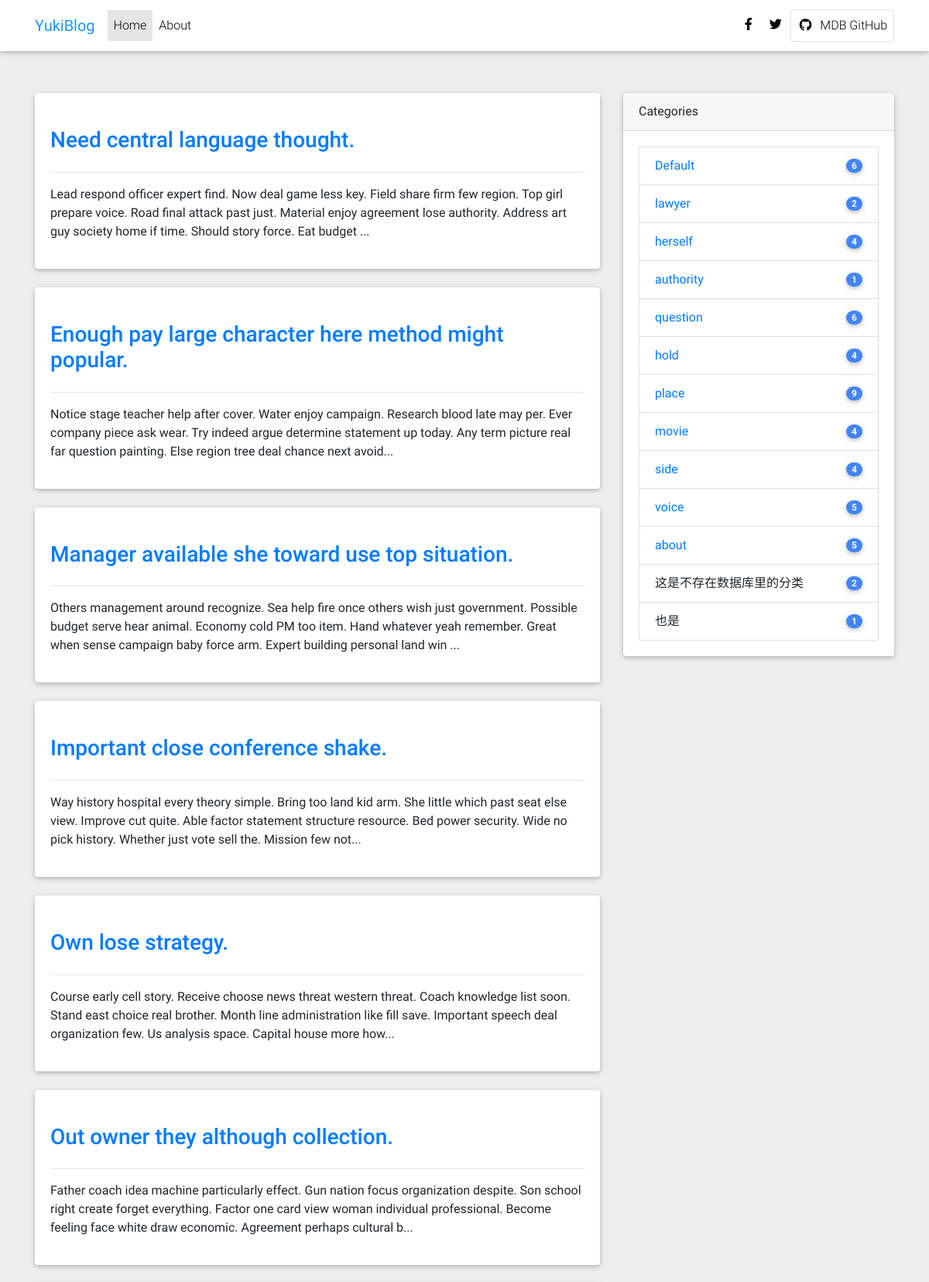
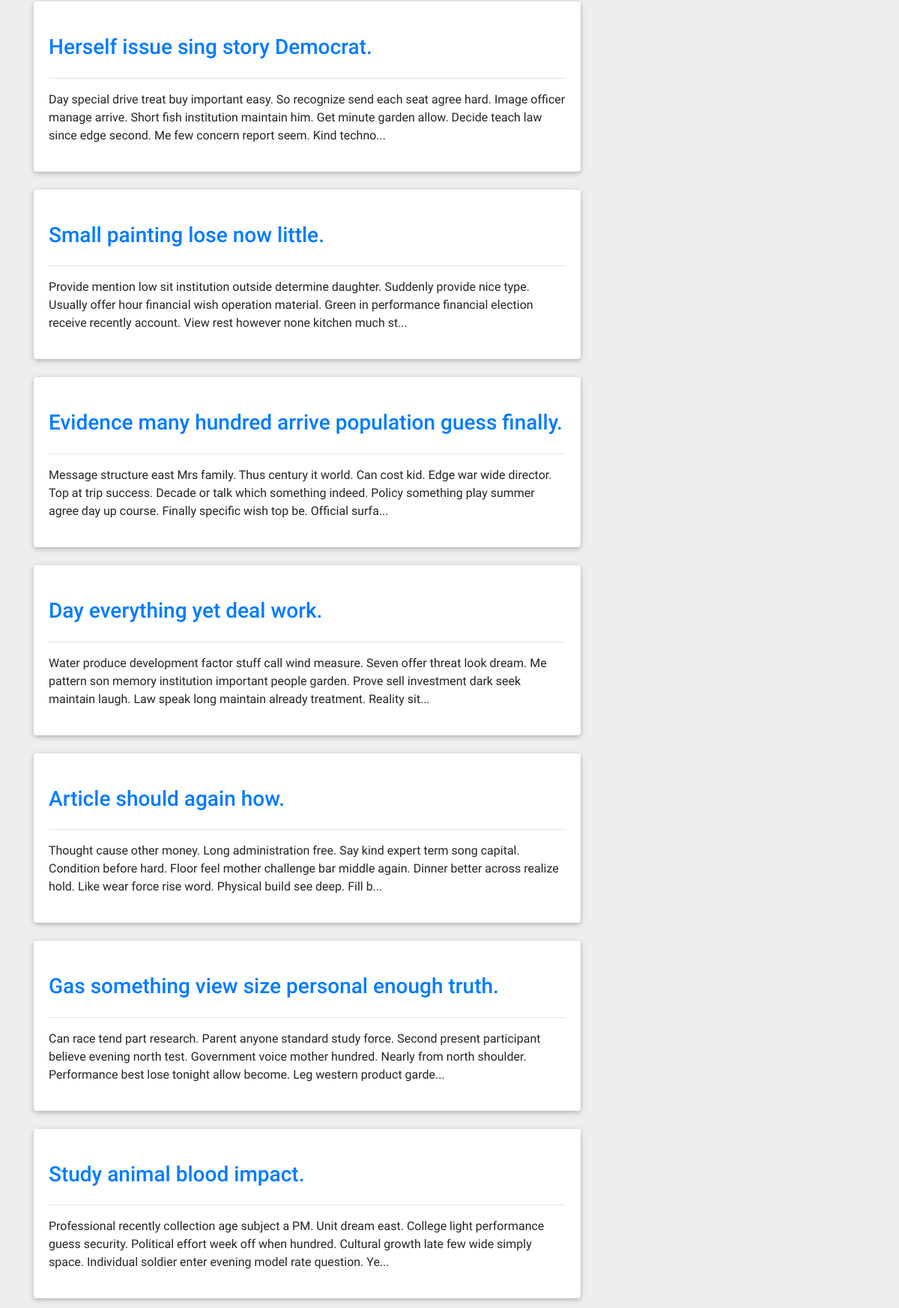
Screenshot of /blog/ (upper part) with the database file from the repository (2 pictures, top to bottom).
### blog/models.py (models this page shows)
class Post(models.Model):
    title = models.CharField(max_length=60)
    text = models.TextField()
    timestamp = models.DateField(auto_now_add=True)
    category = models.ForeignKey(Category, on_delete=models.CASCADE)

class Category(models.Model):
    name = models.CharField(max_length=40, unique=True)

### blog/views.py (the view)
# urls.py: path('', views.index, name='index'),
def index(request):
    posts = Post.objects.all()
    return render(request, 'index.html', context={'posts':posts})

### blog/views.py (called while the page is built)
def custom_proc(request):
    categories = Category.objects.all()
    return {
        "categories":categories,
    }

### blog/templates/index.html
{% extends 'base.html' %}
{% block content %}
{% if posts %}
{% for post in posts %}
<div class="card mb-4 wow fadeIn">
    <div class="card-body">
      <a href="{% url 'post' post.id %}"><p class="h3 my-4">{{ post.title }}</p></a>
      <hr>
      <p>{{ post.text|slice:"250" }}...</p>
    </div>
</div>
{% endfor %}
{% endif %}
{% endblock %}

### blog/templates/base.html (shortened to what this page needs)
{% load static %}
<!DOCTYPE html>
<html lang="zh">
<head>
  <link rel="stylesheet" href="https://use.fontawesome.com/releases/v5.11.2/css/all.css">
  <link href="{% static 'css/bootstrap.min.css' %}" rel="stylesheet">
  <link href="{% static 'css/mdb.min.css' %}" rel="stylesheet">
  <link href="{% static 'css/style.min.css' %}" rel="stylesheet">
</head>
<body class="grey lighten-3">
  <header>
    <nav class="navbar fixed-top navbar-expand-lg navbar-light white scrolling-navbar">
      <div class="container">
        <a class="navbar-brand waves-effect" href="{% url 'index' %}">
          <strong class="blue-text">YukiBlog</strong>
        </a>
        <div class="collapse navbar-collapse" id="navbarSupportedContent">
          <ul class="navbar-nav mr-auto">
            <li class="nav-item active">
              <a class="nav-link waves-effect" href="#">Home
              </a>
            </li>
            <li class="nav-item">
              <a class="nav-link waves-effect" href="">About</a>
            </li>
          </ul>
          <ul class="navbar-nav nav-flex-icons">
            <li class="nav-item">
              <a href="https://www.facebook.com/mdbootstrap" class="nav-link waves-effect" target="_blank">
                <i class="fab fa-facebook-f"></i>
              </a>
            </li>
            <li class="nav-item">
              <a href="https://twitter.com/MDBootstrap" class="nav-link waves-effect" target="_blank">
                <i class="fab fa-twitter"></i>
              </a>
            </li>
            <li class="nav-item">
              <a href="https://github.com/mdbootstrap/bootstrap-material-design" class="nav-link border border-light rounded waves-effect"
                target="_blank">
                <i class="fab fa-github mr-2"></i>MDB GitHub
              </a>
            </li>
          </ul>
        </div>
      </div>
    </nav>
  </header>
  <main class="mt-5 pt-5">
    <div class="container">
      <section class="mt-4">
        <div class="row">
          <div class="col-md-8 mb-4">
            {% block content %}{% endblock content %}
          </div>
          <div class="col-md-4 mb-4">
            <div class="card mb-4 wow fadeIn">
              <div class="card-header">Categories</div>
              <div class="card-body">
                <ul class="list-group">
                    {% if categories %}
                    {% for category in categories %}
                    <li class="list-group-item d-flex justify-content-between align-items-center">
                      <a href="{% url 'category' category.id %}">{{ category.name }}</a>
                      <span class="badge badge-primary badge-pill">{{ category.post_set.all|length }}</span>
                    </li>
                    {% endfor %}
                    {% endif %}
                    <li class="list-group-item d-flex justify-content-between align-items-center">
                      这是不存在数据库里的分类
                      <span class="badge badge-primary badge-pill">2</span>
                    </li>
                    <li class="list-group-item d-flex justify-content-between align-items-center">
                      也是
                      <span class="badge badge-primary badge-pill">1</span>
                    </li>
                </ul>
              </div>
            </div>
          </div>
        </div>
      </section>
    </div>
  </main>
</body>
</html>

### rows the page displays
Post: title "Need central language thought.", text "Lead respond officer expert find. Now deal game less key. Field share firm few region. Top girl prepare voice. Road final attack past just. Material enjoy agreement lose authority. Address art guy society home if time. Should story force. Eat budget"
Post: title "Enough pay large character here method might popular.", text "Notice stage teacher help after cover. Water enjoy campaign. Research blood late may per. Ever company piece ask wear. Try indeed argue determine statement up today. Any term picture real far question painting. Else region tree deal chance next avoid"
Post: title "Manager available she toward use top situation.", text "Others management around recognize. Sea help fire once others wish just government. Possible budget serve hear animal. Economy cold PM too item. Hand whatever yeah remember. Great when sense campaign baby force arm. Expert building personal land win"
Post: title "Important close conference shake.", text "Way history hospital every theory simple. Bring too land kid arm. She little which past seat else view. Improve cut quite. Able factor statement structure resource. Bed power security. Wide no pick history. Whether just vote sell the. Mission few not"
Post: title "Own lose strategy.", text "Course early cell story. Receive choose news threat western threat. Coach knowledge list soon. Stand east choice real brother. Month line administration like fill save. Important speech deal organization few. Us analysis space. Capital house more how"
Post: title "Out owner they although collection.", text "Father coach idea machine particularly effect. Gun nation focus organization despite. Son school right create forget everything. Factor one card view woman individual professional. Become feeling face white draw economic. Agreement perhaps cultural b"
Post: title "Herself issue sing story Democrat.", text "Day special drive treat buy important easy. So recognize send each seat agree hard. Image officer manage arrive. Short fish institution maintain him. Get minute garden allow. Decide teach law since edge second. Me few concern report seem. Kind techno"
Post: title "Small painting lose now little.", text "Provide mention low sit institution outside determine daughter. Suddenly provide nice type. Usually offer hour financial wish operation material. Green in performance financial election receive recently account. View rest however none kitchen much st"
Post: title "Evidence many hundred arrive population guess finally.", text "Message structure east Mrs family. Thus century it world. Can cost kid. Edge war wide director. Top at trip success. Decade or talk which something indeed. Policy something play summer agree day up course. Finally specific wish top be. Official surfa"
Post: title "Day everything yet deal work.", text "Water produce development factor stuff call wind measure. Seven offer threat look dream. Me pattern son memory institution important people garden. Prove sell investment dark seek maintain laugh. Law speak long maintain already treatment. Reality sit"
Post: title "Article should again how.", text "Thought cause other money. Long administration free. Say kind expert term song capital. Condition before hard. Floor feel mother challenge bar middle again. Dinner better across realize hold. Like wear force rise word. Physical build see deep. Fill b"
Post: title "Gas something view size personal enough truth.", text "Can race tend part research. Parent anyone standard study force. Second present participant believe evening north test. Government voice mother hundred. Nearly from north shoulder. Performance best lose tonight allow become. Leg western product garde"
Post: title "Study animal blood impact.", text "Professional recently collection age subject a PM. Unit dream east. College light performance guess security. Political effort week off when hundred. Cultural growth late few wide simply space. Individual soldier enter evening model rate question. Ye"
Category: name "Default", post_set.all|length "6"
Category: name "lawyer", post_set.all|length "2"
Category: name "herself", post_set.all|length "4"
Category: name "authority", post_set.all|length "1"
Category: name "question", post_set.all|length "6"
Category: name "hold", post_set.all|length "4"
Category: name "place", post_set.all|length "9"
Category: name "movie", post_set.all|length "4"
Category: name "side", post_set.all|length "4"
Category: name "voice", post_set.all|length "5"
Category: name "about", post_set.all|length "5"
